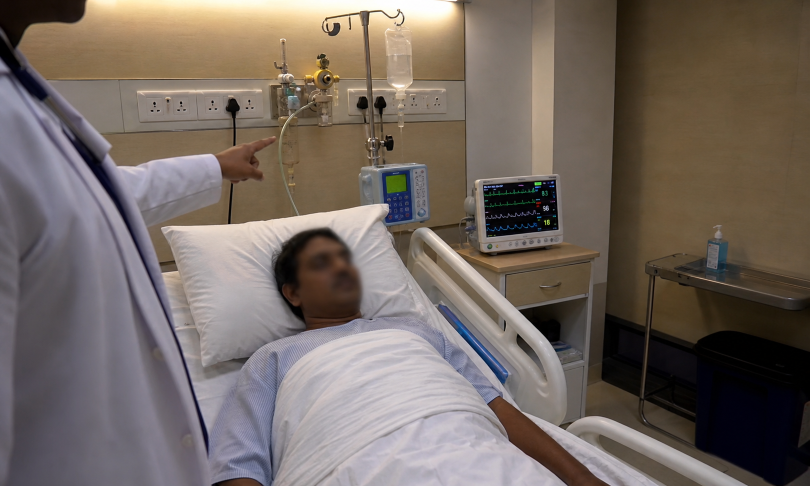
#> input picture prototypes/healther-vision/assets/imagegen_frames/indian_hospital_v0/bedside_00_round.png, 1619 x 972 px (shown at 1/2 size)
$ python -i post_detection.py   (imports and definitions only)
#> lines starting #> are read from the running program, lines starting #| are printed output that depends on the picture
from __future__ import annotations

from dataclasses import dataclass, field
from datetime import datetime, timezone
from pathlib import Path
from typing import Any

import cv2
import numpy as np

from .models import BedState, FallSignal, FrameAnalysis, IVReading, IVState, VitalReading


# [22 lines that did not run here, left out]


# [28 lines that did not run here, left out]


# [58 lines that did not run here, left out]


def read_image_upload(payload: bytes) -> np.ndarray | None:
    arr = np.frombuffer(payload, dtype=np.uint8)
    frame = cv2.imdecode(arr, cv2.IMREAD_COLOR)
    return frame if frame is not None and frame.size else None


def encode_jpeg(frame_bgr: np.ndarray, quality: int = 86) -> bytes:
    ok, encoded = cv2.imencode(".jpg", frame_bgr, [int(cv2.IMWRITE_JPEG_QUALITY), quality])
    if not ok:
        raise ValueError("could not encode frame")
    return encoded.tobytes()


def save_frame_evidence(frame_bgr: np.ndarray, out_dir: Path, prefix: str) -> dict[str, Any]:
    out_dir.mkdir(parents=True, exist_ok=True)
    filename = f"{prefix}-{datetime.now(timezone.utc).strftime('%Y%m%d%H%M%S%f')}.jpg"
    path = out_dir / filename
    cv2.imwrite(str(path), frame_bgr, [int(cv2.IMWRITE_JPEG_QUALITY), 86])
    height, width = frame_bgr.shape[:2]
    return {"filename": filename, "path": str(path), "width": width, "height": height}


def color_masks(frame_bgr: np.ndarray) -> dict[str, np.ndarray]:
    rgb = cv2.cvtColor(frame_bgr, cv2.COLOR_BGR2RGB)
    return {
        "patient": near_color(rgb, (236, 196, 142), tolerance=48),
        "blanket": near_color(rgb, (78, 132, 180), tolerance=50),
        "staff": near_color(rgb, (83, 189, 158), tolerance=42),
        "iv_blue": near_color(rgb, (159, 206, 235), tolerance=55),
        "amber": near_color(rgb, (232, 176, 77), tolerance=55),
        "red": near_color(rgb, (228, 80, 80), tolerance=58),
        "monitor_green": near_color(rgb, (64, 220, 136), tolerance=60),
    }


def near_color(rgb: np.ndarray, color: tuple[int, int, int], *, tolerance: int) -> np.ndarray:
    target = np.array(color, dtype=np.int16)
    distance = np.linalg.norm(rgb.astype(np.int16) - target, axis=2)
    return (distance <= tolerance).astype(np.uint8) * 255


def default_bed_polygon(width: int, height: int) -> list[list[float]]:
    return [
        [width * 0.18, height * 0.34],
        [width * 0.66, height * 0.34],
        [width * 0.70, height * 0.72],
        [width * 0.16, height * 0.72],
    ]


def polygon_mask(width: int, height: int, points: list[list[float]]) -> np.ndarray:
    mask = np.zeros((height, width), dtype=np.uint8)
    pts = np.array(points, dtype=np.int32)
    cv2.fillPoly(mask, [pts], 255)
    return mask


def mask_count(mask: np.ndarray) -> int:
    return int(cv2.countNonZero(mask))


# [20 lines that did not run here, left out]


# [34 lines that did not run here, left out]


# [8 lines that did not run here, left out]


# [10 lines that did not run here, left out]


# [21 lines that did not run here, left out]


def monitor_roi(frame_bgr: np.ndarray) -> np.ndarray:
    height, width = frame_bgr.shape[:2]
    y1, y2 = int(height * 0.12), int(height * 0.54)
    x1, x2 = int(width * 0.64), int(width * 0.98)
    return frame_bgr[y1:y2, x1:x2]


def red_signal_mask(frame_bgr: np.ndarray) -> np.ndarray:
    rgb = cv2.cvtColor(frame_bgr, cv2.COLOR_BGR2RGB)
    r = rgb[:, :, 0].astype(np.int16)
    g = rgb[:, :, 1].astype(np.int16)
    b = rgb[:, :, 2].astype(np.int16)
    mask = (r > 115) & (r > g * 1.18) & (r > b * 1.18)
    return mask.astype(np.uint8) * 255


def green_signal_mask(frame_bgr: np.ndarray) -> np.ndarray:
    rgb = cv2.cvtColor(frame_bgr, cv2.COLOR_BGR2RGB)
    r = rgb[:, :, 0].astype(np.int16)
    g = rgb[:, :, 1].astype(np.int16)
    b = rgb[:, :, 2].astype(np.int16)
    mask = (g > 110) & (g > r * 1.12) & (g > b * 1.12)
    return mask.astype(np.uint8) * 255

>>> import cv2
>>> picture = cv2.imread('../../assets/imagegen_frames/indian_hospital_v0/bedside_00_round.png', cv2.IMREAD_GRAYSCALE)
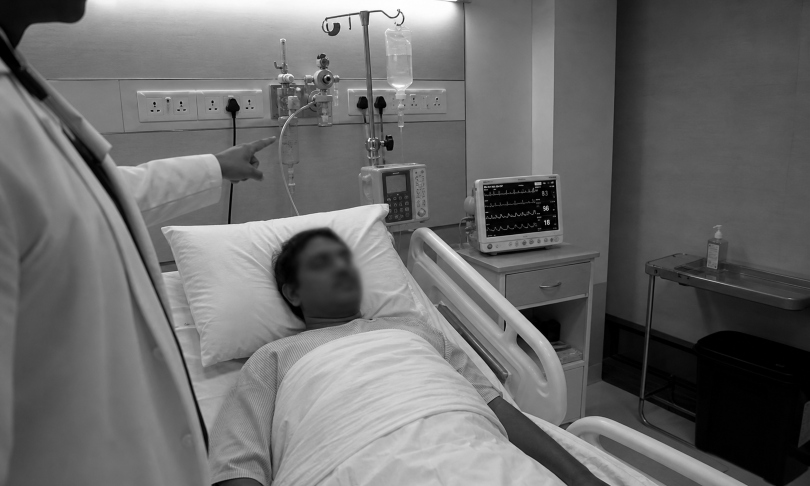
#> picture: shape (972, 1619) (shown at 1/2 size); min 0, max 255, mean 106.9
#> (the run stopped early here; a loop or call above may not have finished)

$ run again, on prototypes/healther-vision/assets/imagegen_frames/indian_hospital_v0/bedside_01_monitor_alert.png
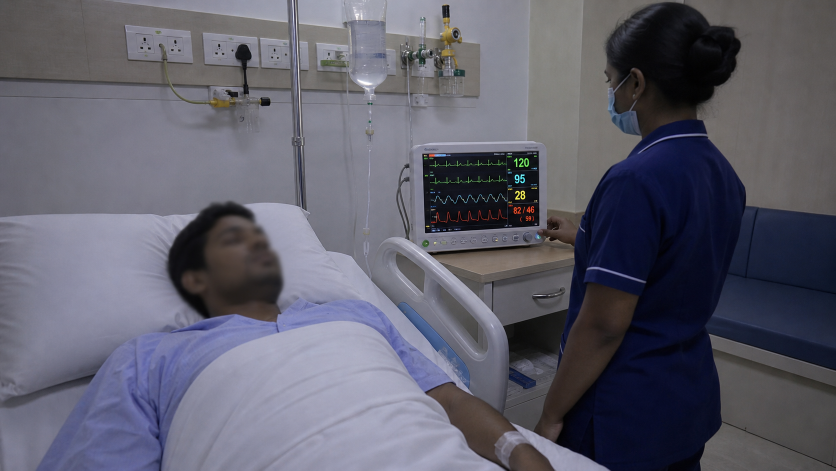
#> input picture prototypes/healther-vision/assets/imagegen_frames/indian_hospital_v0/bedside_01_monitor_alert.png, 1672 x 941 px (shown at 1/2 size)
#> `picture = cv2.imread('../../assets/imagegen_frames/indian_hospital_v0/..`:
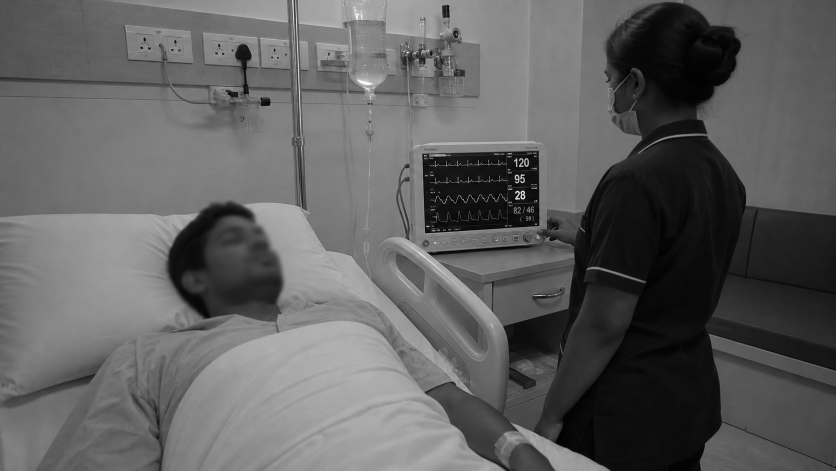
#> picture: shape (941, 1672) (shown at 1/2 size); min 0, max 255, mean 95.4

$ run again, on prototypes/healther-vision/assets/imagegen_frames/indian_hospital_v0/bedside_02_iv_near_empty.png
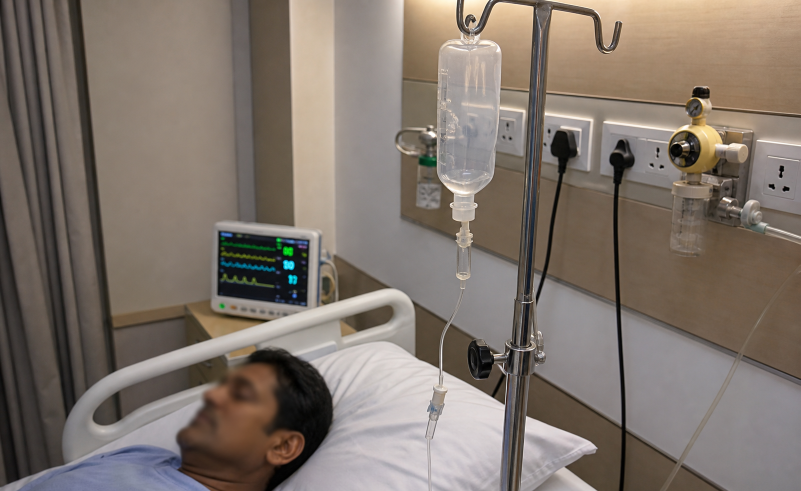
#> input picture prototypes/healther-vision/assets/imagegen_frames/indian_hospital_v0/bedside_02_iv_near_empty.png, 1601 x 982 px (shown at 1/2 size)
#> `picture = cv2.imread('../../assets/imagegen_frames/indian_hospital_v0/..`:
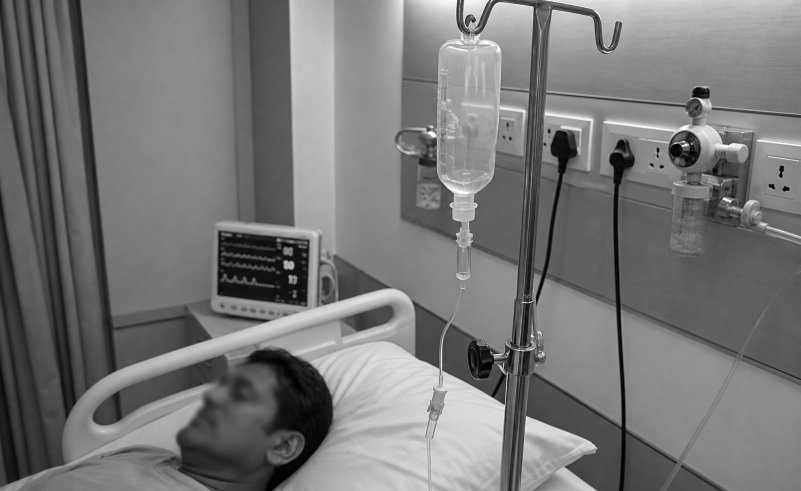
#> picture: shape (982, 1601) (shown at 1/2 size); min 0, max 255, mean 118.6

$ run again, on prototypes/healther-vision/assets/imagegen_frames/indian_hospital_v0/bedside_04_on_floor.png
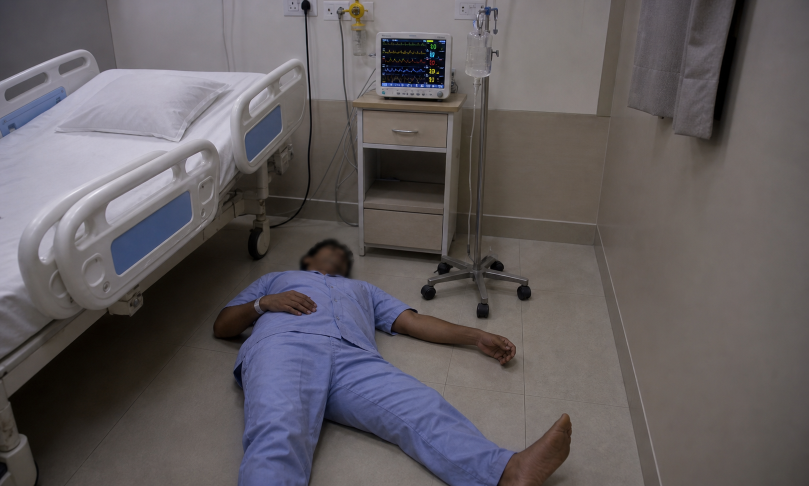
#> input picture prototypes/healther-vision/assets/imagegen_frames/indian_hospital_v0/bedside_04_on_floor.png, 1618 x 972 px (shown at 1/2 size)
#> `picture = cv2.imread('../../assets/imagegen_frames/indian_hospital_v0/..`:
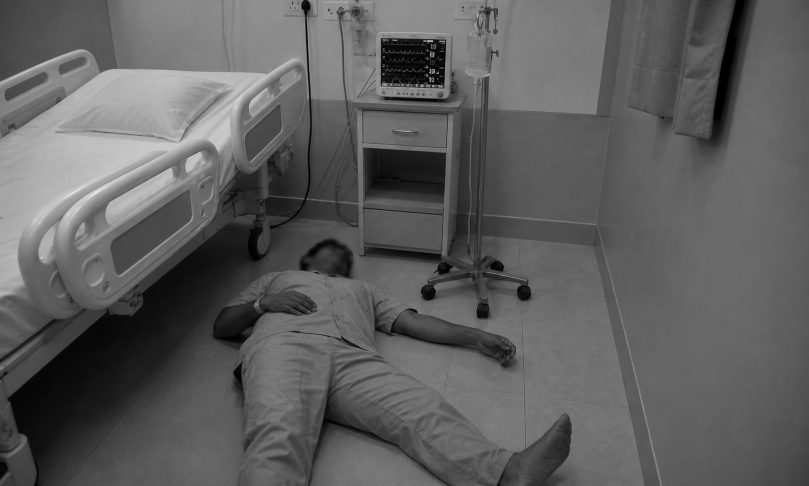
#> picture: shape (972, 1618) (shown at 1/2 size); min 0, max 245, mean 94.5
